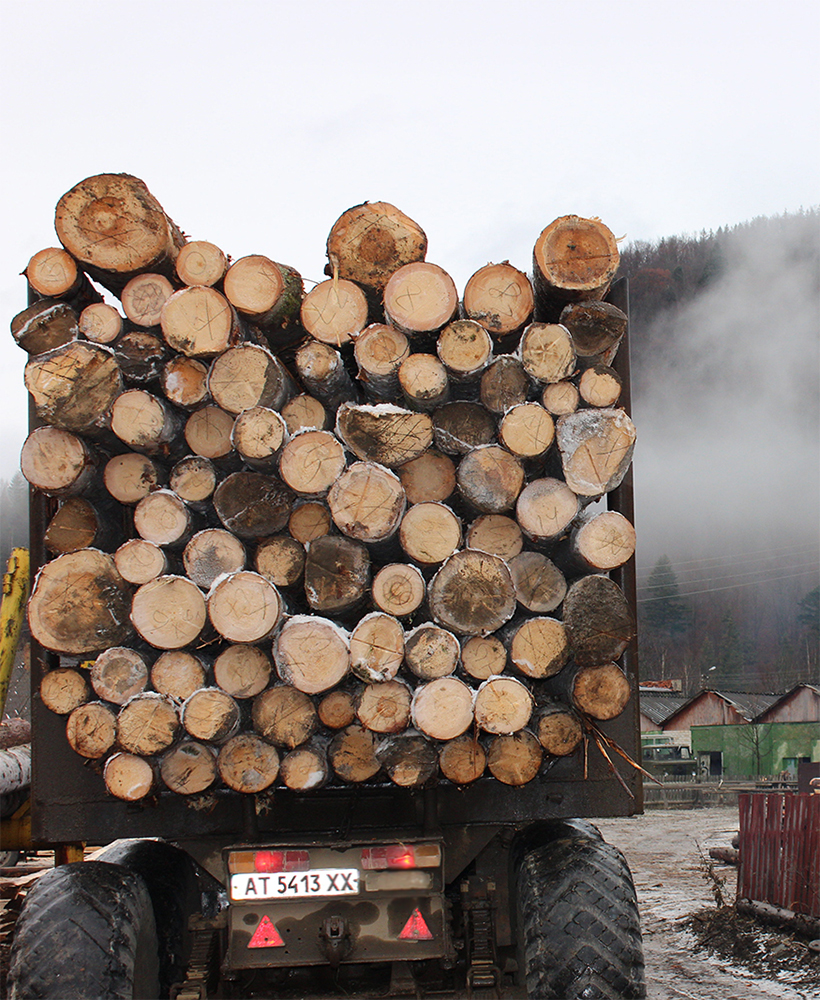
%> input picture myEx.jpg, 820 x 1000 px
$ octave detectNumber.m   (GNU Octave 9; MATLAB toolbox functions it lacks are replaced by stand-ins)
%> lines starting %> are read from the running program, lines starting %| are printed output that depends on the picture; in (x1, y1, x2, y2) boxes, pixels count from 0 and x2, y2 are one past the last pixel; in counts of white or black regions, pixels touching at a corner belong together; the program's own positions count from 1
clc; clear;

im = imresize(double(imread('myEx.jpg'))/255, [1000 NaN]);
gim = rgb2gray(im);
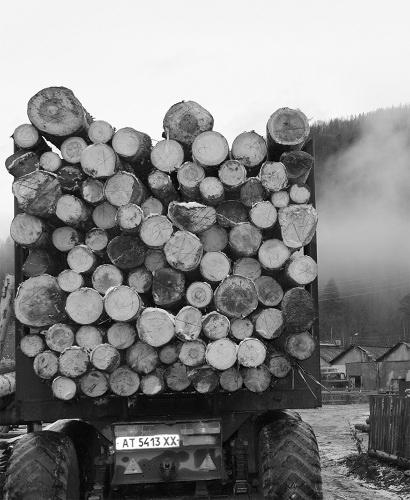
%> gim: size 1000x820 double (shown at 1/2 size); min 0, max 1, mean 0.525
%%%%1%%%%%
figure;
imshow(gim);

[level,E] = graythresh(gim);
%> level = 0.529; E = 0.767
BW = imbinarize(gim, level);
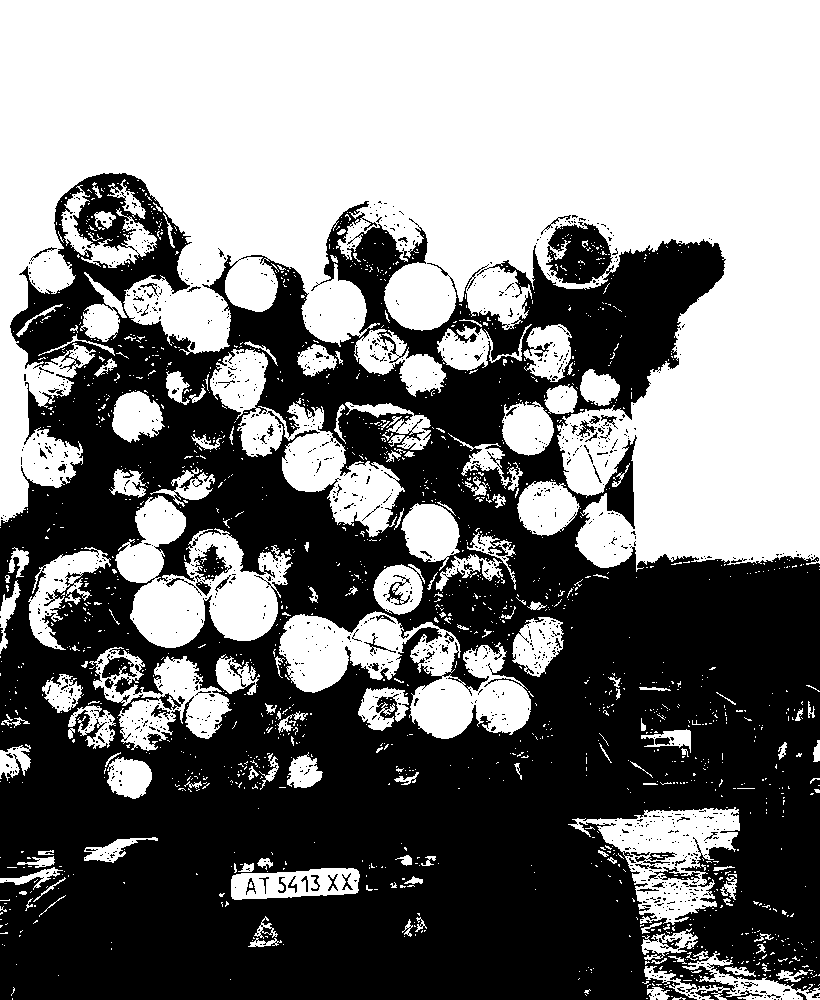
%> BW: size 1000x820 logical; 49.1% white; 1652 white regions (1492 under 20 px), largest, box (x1, y1, x2, y2) and area: (0, 0, 820, 572) 286628, (279, 611, 531, 739) 14512, (115, 495, 293, 648) 13557
% %%%%2%%%%%
figure;
imshow(BW);

im_fill = imfill(BW, 'holes');
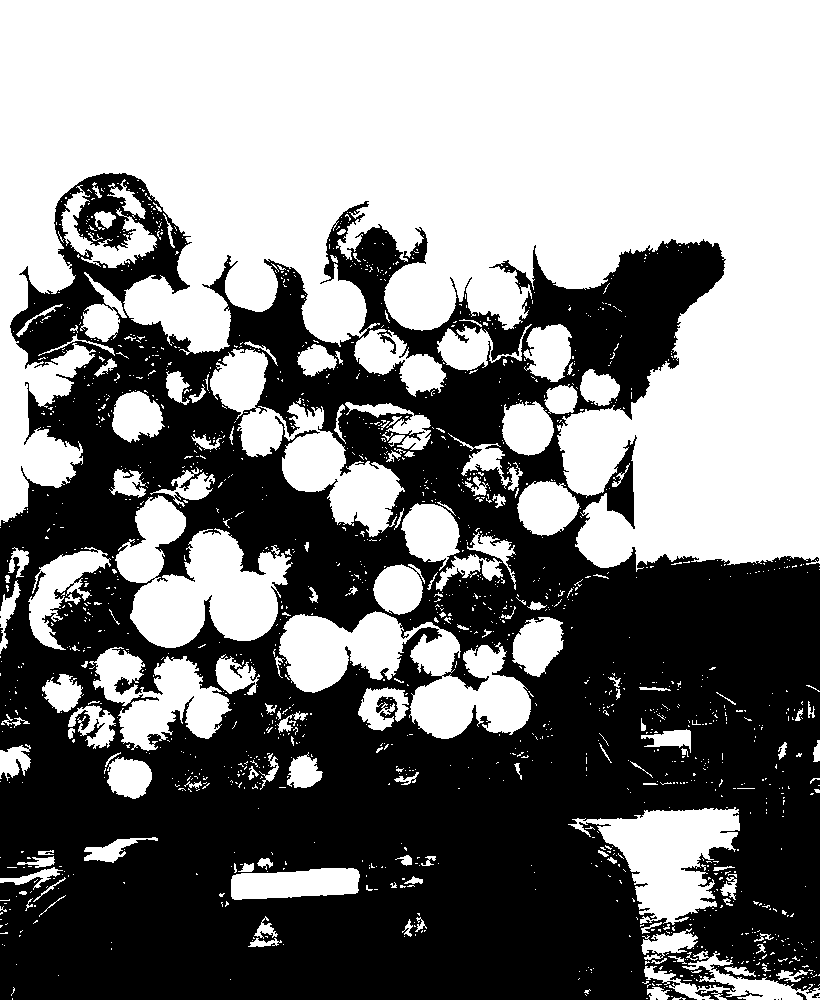
%> im_fill: size 1000x820 logical; 50.8% white; 12 black regions (8 under 20 px), largest, box (x1, y1, x2, y2) and area: (0, 173, 820, 1000) 403184, (796, 992, 807, 1000) 35, (0, 628, 3, 643) 31, (812, 993, 820, 998) 22
%%%%3%%%%%
figure;
imshow(im_fill);
%%%%%%%%%%%%%%%%%%%%%%%%%%%%%%%%%%%%%%%%%%%%%%%%%%%%%%%%%%%%%%%%%%%%%%%
im_fill2 = bwareaopen(im_fill, 100);
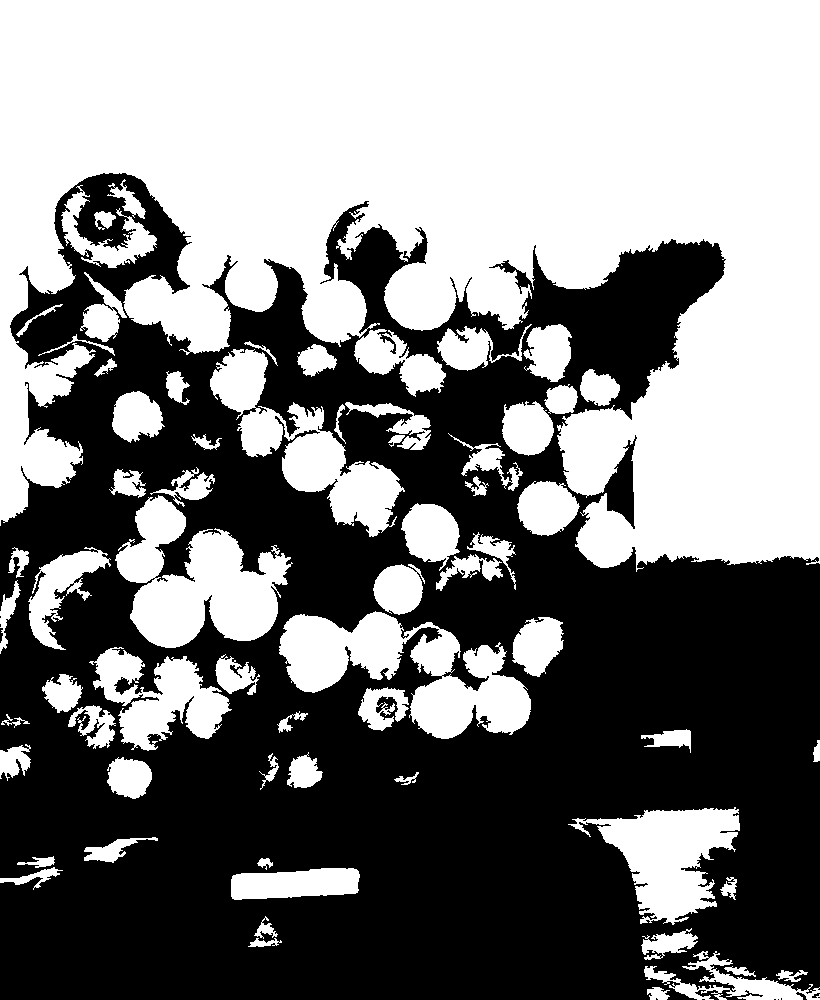
%> im_fill2: size 1000x820 logical; 49.7% white; 66 white regions
%%%%8%%%%%
figure;
imshow(im_fill2);

%%%%%%%%%%%%%%%%%%%%%%%%%%%%%%%%%%%%%%%%%%%%%%%%%%%%%%%%%%%%%%%%%%%%%%%
props = regionprops(im_fill2,'BoundingBox', 'Orientation', 'EulerNumber', 'Area');
%> props = 66 regions; largest, box (x1, y1, x2, y2), Area, Orientation and EulerNumber: (0, 0, 820, 572) 291833 -12.73 1, (279, 611, 531, 739) 15299 -16.62 1, (115, 495, 293, 648) 14736 -21.76 1, (210, 349, 405, 537) 11735 -41.74 1, (568, 807, 740, 925) 9879 3.2 1
%%%9%%%%%
imshow(im_fill2);
%%%%%%%%%%%%%%%%%%%%%%%%%%%%%%%%%%%%%%%%%%%%%%%%%%%%%%%%%%%%%%%%%%%%%%%%%%%%%%%%%%%
index = [];

for i = 1:size(props, 1)
    upper_left_x = props(i).BoundingBox(1);
    upper_left_y = props(i).BoundingBox(2);
    width = props(i).BoundingBox(3);
    height = props(i).BoundingBox(4);
    ratio = width/height;
    if  props(i).Area > 1600 && ratio <= 5 && ratio >= 3 &&  upper_left_y > 750 && props(i).Orientation > -5 && props(i).Orientation < 5 &&  props(i).EulerNumber == 1
        index = [index, i];
        disp(['ratio = ', num2str(ratio)])
        disp(['I = ', num2str(i)])
    end
end
%> this loop made 66 passes
%> (upper_left_x, upper_left_y, width, height, ratio, index) on pass 29: (231.5, 868.5, 129, 32, 4.03, 29)
%> (printed output is left out)

figure, imshow(im);
hold on;
for i = 1:size(index, 2)
    upper_left_x = props(index(i)).BoundingBox(1);
    upper_left_y = props(index(i)).BoundingBox(2);
    width = props(index(i)).BoundingBox(3);
    height = props(index(i)).BoundingBox(4);
    upper_right_x = upper_left_x + width;
    upper_right_y = upper_left_y;

    line([upper_left_x upper_right_x],[upper_left_y upper_right_y],'LineWidth', 3, 'Color','red');
    line([upper_right_x upper_right_x],[upper_right_y upper_right_y+height],'LineWidth', 3, 'Color','red');
    line([upper_right_x upper_left_x],[upper_right_y+height upper_right_y+height],'LineWidth', 3, 'Color','red');
    line([upper_left_x upper_left_x],[upper_right_y+height upper_left_y],'LineWidth', 3, 'Color','red');
end
%> this loop made 1 pass
%> (upper_left_x, upper_left_y, width, height, upper_right_x, upper_right_y) on pass 1: (231.5, 868.5, 129, 32, 360.5, 868.5)
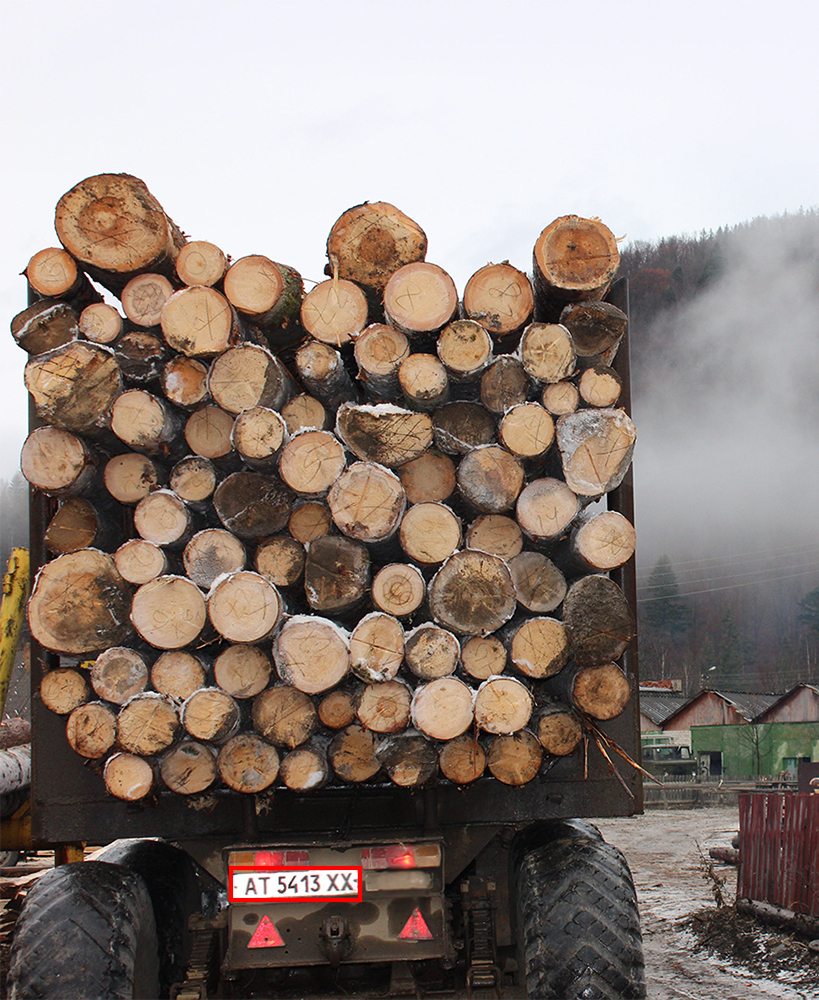
%> figure redrawn from the program's plot data
hold off;

$ run again, with 4.jpg copied over myEx.jpg
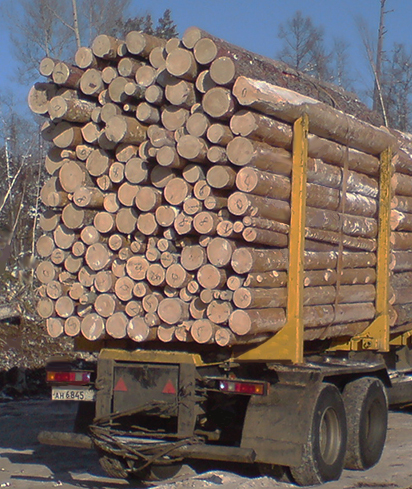
%> input picture 4.jpg, 412 x 489 px
%> level = 0.388; E = 0.707
%> `BW = imbinarize(gim, level);`:
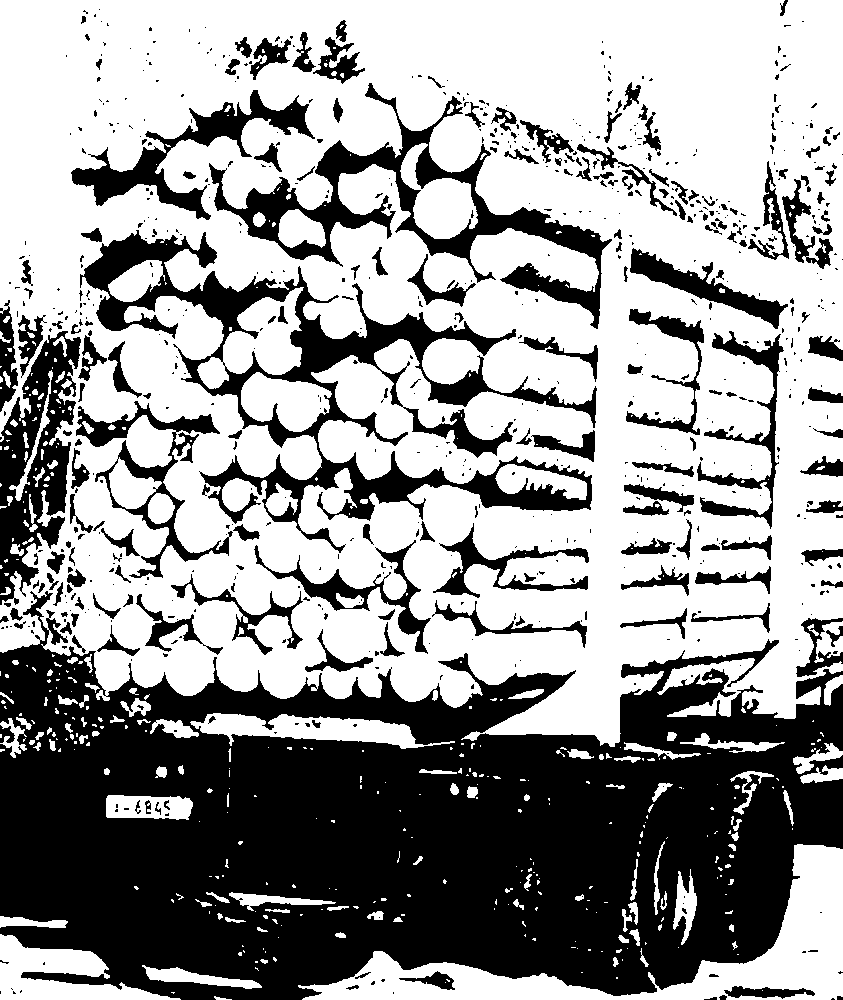
%> BW: size 1000x843 logical; 60.1% white; 745 black regions (543 under 20 px), largest, box (x1, y1, x2, y2) and area: (0, 591, 843, 1000) 216061, (80, 230, 597, 553) 30960, (209, 83, 612, 329) 15941
%> im_fill: size 1000x843 logical; 72.6% white; 26 black regions (8 under 20 px), largest, box (x1, y1, x2, y2) and area: (0, 591, 843, 1000) 215771, (0, 331, 81, 605) 10665, (0, 306, 18, 412) 1107
%> im_fill2: size 1000x843 logical; 71.9% white; 26 black regions (8 under 20 px)
%> props = 35 regions; largest, box (x1, y1, x2, y2), Area, Orientation and EulerNumber: (0, 0, 843, 747) 562840 -7.07 1, (298, 844, 843, 1000) 21102 7.54 1, (0, 934, 181, 1000) 5537 -10.97 1, (190, 713, 455, 749) 4560 -3.33 1, (106, 795, 193, 820) 1874 -1.35 1
%> the loop `for i = 1:size(props, 1)` made 35 passes
%> (upper_left_x, upper_left_y, width, height, ratio, index) on pass 10: (106.5, 795.5, 87, 25, 3.48, 10)
%> (printed output is left out)
%> the loop `for i = 1:size(index, 2)` made 1 pass
%> (upper_left_x, upper_left_y, width, height, upper_right_x, upper_right_y) on pass 1: (106.5, 795.5, 87, 25, 193.5, 795.5)
%> after the loop `for i = 1:size(index, 2)`:
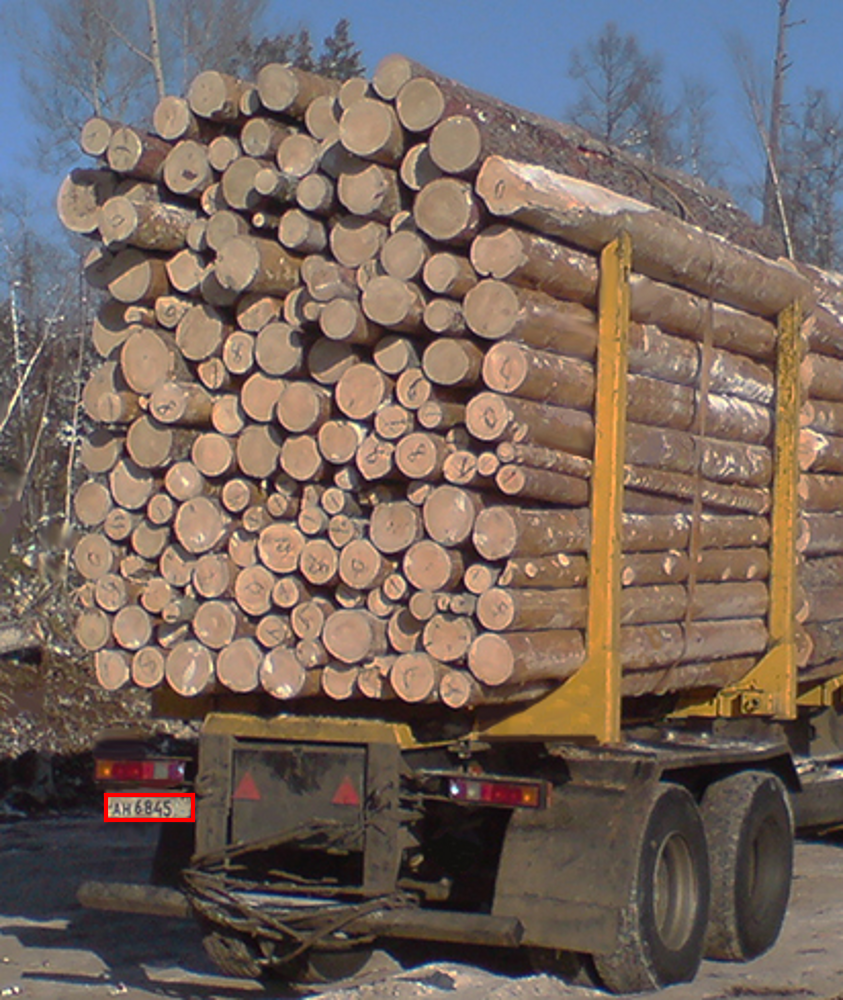
%> figure redrawn from the program's plot data

$ run again, with test.jpg copied over myEx.jpg
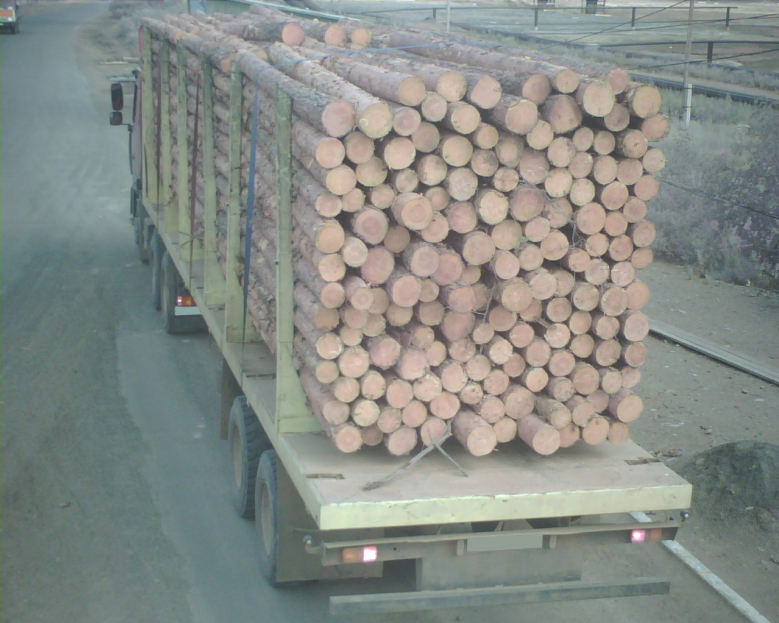
%> input picture test.jpg, 779 x 623 px
%> `gim = rgb2gray(im);`:
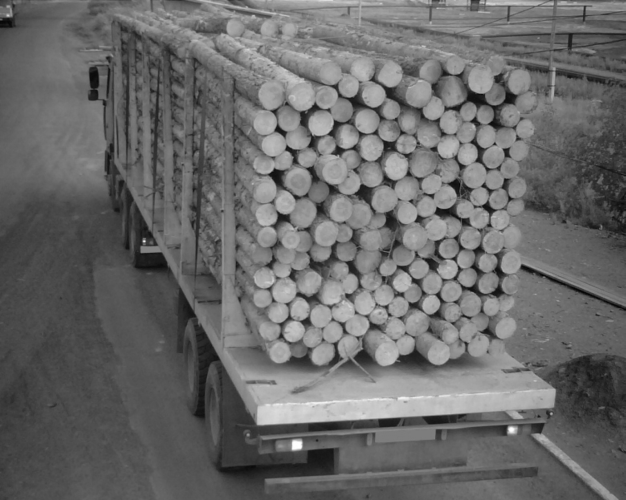
%> gim: size 1000x1251 double (shown at 1/2 size); min 0.214, max 1, mean 0.539; drawn with min black and max white
%> level = 0.561; E = 0.685
%> BW: size 1000x1251 logical; 38.7% white; 567 white regions (398 under 20 px), largest, box (x1, y1, x2, y2) and area: (214, 0, 1251, 851) 371470, (743, 270, 923, 553) 24414, (64, 187, 213, 372) 19635
%> im_fill: size 1000x1251 logical; 41.8% white; 554 white regions (386 under 20 px), largest, box (x1, y1, x2, y2) and area: (214, 0, 1251, 851) 408561, (743, 270, 923, 553) 25382, (64, 187, 213, 372) 20052
%> `im_fill2 = bwareaopen(im_fill, 100);`:
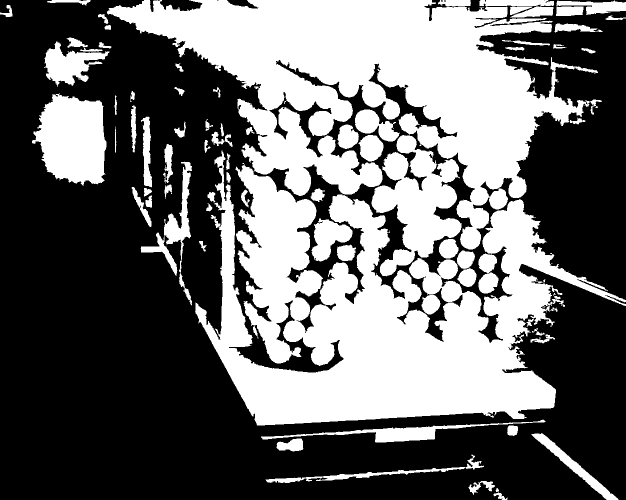
%> im_fill2: size 1000x1251 logical (shown at 1/2 size); 41.3% white; 76 white regions
%> props = 76 regions; largest, box (x1, y1, x2, y2), Area, Orientation and EulerNumber: (214, 0, 1251, 851) 408561 -77.97 1, (743, 270, 923, 553) 25382 88.57 1, (64, 187, 213, 372) 20052 -77.43 1, (88, 83, 219, 173) 5551 6.86 1, (522, 839, 1091, 885) 5103 2.99 1
%> the loop `for i = 1:size(props, 1)` made 76 passes
%> (upper_left_x, upper_left_y, width, height, ratio) on passes 1 to 8: (0.5, 10.5, 25, 24, 1.04), (64.5, 187.5, 149, 185, 0.805), (88.5, 83.5, 131, 90, 1.46), (94.5, 0.5, 87, 11, 7.91), (133.5, 75.5, 43, 21, 2.05), (160.5, 96.5, 45, 7, 6.43), (196.5, 28.5, 21, 20, 1.05), (197.5, 84.5, 26, 13, 2)
